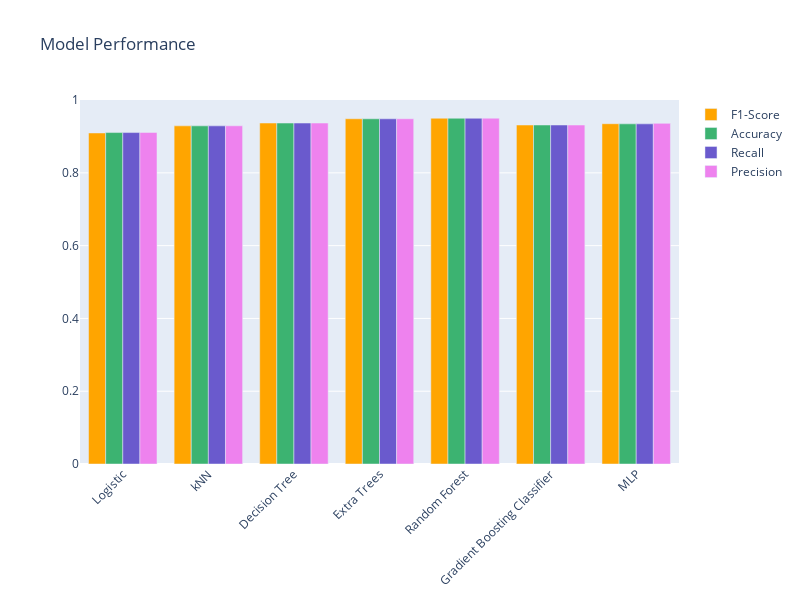

Write notebook code for a chart like this one.
### Code cell
#plot the bar chart of the model performance with diffent colors
fig = go.Figure()
fig.add_trace(go.Bar(x=model_performance.index, y=model_performance['F1-Score'], name='F1-Score', marker_color='rgb(255, 165, 0)'))
fig.add_trace(go.Bar(x=model_performance.index, y=model_performance['Accuracy'], name='Accuracy', marker_color='rgb(60, 179, 113)'))
fig.add_trace(go.Bar(x=model_performance.index, y=model_performance['Recall'], name='Recall', marker_color='rgb(106, 90, 205)'))
fig.add_trace(go.Bar(x=model_performance.index, y=model_performance['Precision'], name='Precision', marker_color='rgb(238, 130, 238)'))
fig.update_layout(barmode='group', xaxis_tickangle=-45, title='Model Performance', width=800, height=600)
fig.show()

### Figure 1 — Plotly figure (JSON) as saved in the notebook; plotly's stock layout.template omitted (floating-point values rounded to 4 significant figures)
{"data": [{"marker": {"color": "rgb(255, 165, 0)"}, "name": "F1-Score", "type": "bar", "x": ["Logistic", "kNN", "Decision Tree", "Extra Trees", "Random Forest", "Gradient Boosting Classifier", "MLP"], "y": [0.9096, 0.9292, 0.9369, 0.9486, 0.9501, 0.9315, 0.935]}, {"marker": {"color": "rgb(60, 179, 113)"}, "name": "Accuracy", "type": "bar", "x": ["Logistic", "kNN", "Decision Tree", "Extra Trees", "Random Forest", "Gradient Boosting Classifier", "MLP"], "y": [0.9107, 0.9291, 0.9369, 0.9486, 0.9501, 0.9315, 0.9347]}, {"marker": {"color": "rgb(106, 90, 205)"}, "name": "Recall", "type": "bar", "x": ["Logistic", "kNN", "Decision Tree", "Extra Trees", "Random Forest", "Gradient Boosting Classifier", "MLP"], "y": [0.9107, 0.9291, 0.9369, 0.9486, 0.9501, 0.9315, 0.9347]}, {"marker": {"color": "rgb(238, 130, 238)"}, "name": "Precision", "type": "bar", "x": ["Logistic", "kNN", "Decision Tree", "Extra Trees", "Random Forest", "Gradient Boosting Classifier", "MLP"], "y": [0.9111, 0.9293, 0.937, 0.9487, 0.9502, 0.9314, 0.936]}], "layout": {"barmode": "group", "height": 600, "title": {"text": "Model Performance"}, "width": 800, "xaxis": {"tickangle": -45}}}
